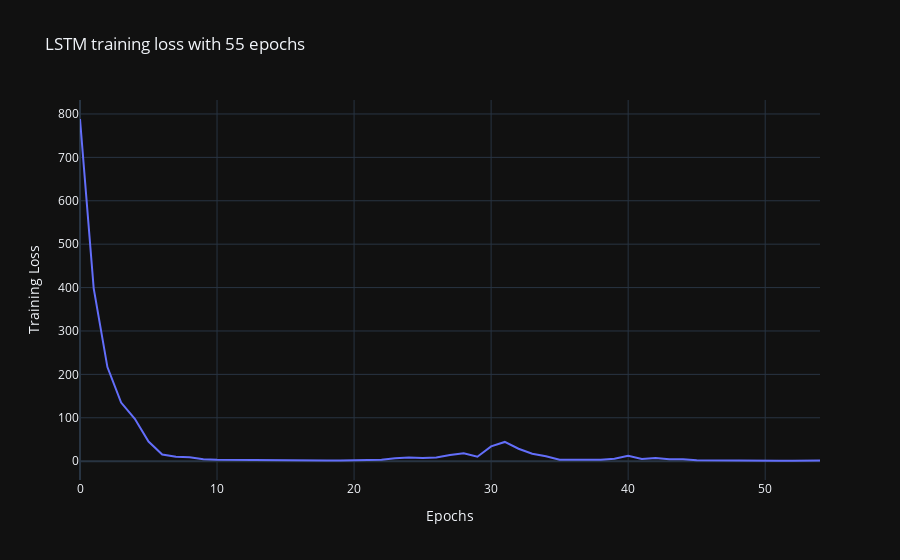

The code cell stored with this chart in its notebook:
### Markdown cell above
### 4.4 Recursive-Out-of-Sample LSTM MODEL

### Code cell
# TRAINING OF LSTM RECURRENT-OUT-OF-SAMPLE MODEL and PLOT OF RESULTS AND OBTAINED PREDICTIONS
rec_LSTM_out_of_sample_predictions = []
for i in range(len(train_np)-test_start_index):
    print("\n--------------------------ITERATION N{} :--------------------------".format(i))
    rec_LSTM_out_of_sample = lstm_train(n_input, batch_size, train_np, test_start_index+i, True if i == len(train_np)-test_start_index-1 else False)
    prediction = lst_predict(n_input, train_np, test_start_index+i, rec_LSTM_out_of_sample, True)
    rec_LSTM_out_of_sample_predictions.append(prediction[0])
predictions['LSTM_Recursive-Out-of-Sample%'] = rec_LSTM_out_of_sample_predictions
predictions = predictions.round(3)
predictions

### Figure 1 — Plotly figure (JSON) as saved in the notebook; plotly's stock layout.template omitted (floating-point values rounded to 4 significant figures)
{"data": [{"hovertemplate": "Epochs=%{x}<br>Training Loss=%{y}<extra></extra>", "legendgroup": "", "line": {"color": "#636efa", "dash": "solid"}, "marker": {"symbol": "circle"}, "mode": "lines", "name": "", "orientation": "v", "showlegend": false, "type": "scatter", "x": [0, 1, 2, 3, 4, 5, 6, 7, 8, 9, 10, 11, 12, 13, 14, 15, 16, 17, 18, 19, 20, 21, 22, 23, 24, 25, 26, 27, 28, 29, 30, 31, 32, 33, 34, 35, 36, 37, 38, 39, 40, 41, 42, 43, 44, 45, 46, 47, 48, 49, 50, 51, 52, 53, 54], "xaxis": "x", "y": [788.4, 398.3, 216.8, 135.0, 97.73, 45.1, 15.37, 10.02, 9.292, 4.56, 3.218, 2.934, 1.817, 1.704, 1.01, 0.6343, 0.4116, 0.7423, 1.362, 1.54, 1.665, 2.099, 3.18, 6.831, 8.43, 7.312, 8.583, 14.21, 18.12, 10.17, 34.16, 44.32, 28.68, 17.15, 11.23, 3.379, 3.523, 2.682, 3.534, 5.672, 12.45, 5.07, 7.394, 4.558, 4.456, 1.934, 1.479, 1.361, 1.176, 0.9251, 0.9534, 0.8203, 1.073, 1.361, 1.772], "yaxis": "y"}], "layout": {"legend": {"tracegroupgap": 0}, "title": {"text": "LSTM training loss with 55 epochs"}, "xaxis": {"anchor": "y", "domain": [0, 1], "title": {"text": "Epochs"}}, "yaxis": {"anchor": "x", "domain": [0, 1], "title": {"text": "Training Loss"}}}}
